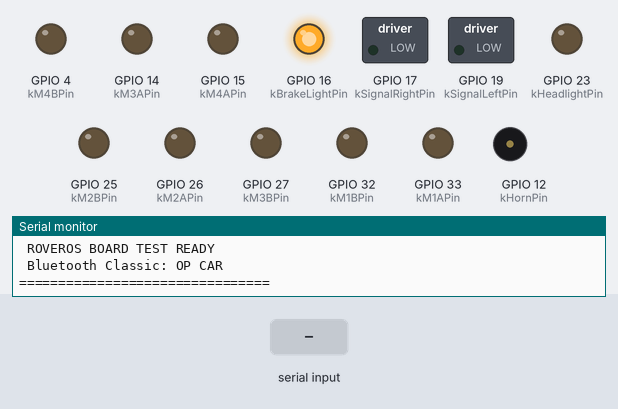
Bench run of a sketch on a simulated ESP32. Parts: switched loads named in the sketch (green lamp = pin HIGH), output pins drawn as LEDs (lit = HIGH), buzzer (waves = sounding, pin HIGH), the last lines printed to the serial monitor. Dashed ring = blinking. Inputs (shaded band) come from the test bench. Nothing arrives over Bluetooth unless stated.

Above: at 1.2 s.
1.3 s: "T\n" received over the second serial link
At 2.42 s:
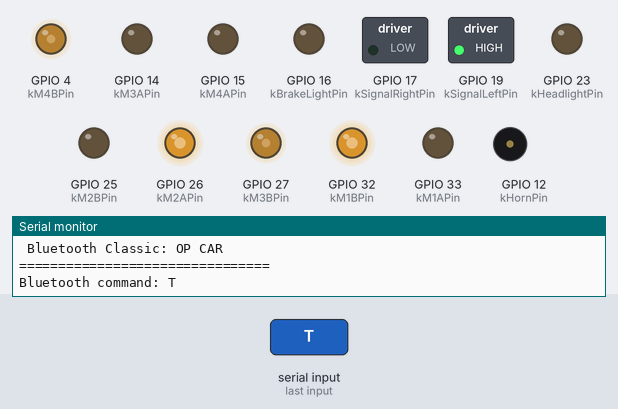
4.3 s: "U\n" received over the second serial link
At 5.42 s:
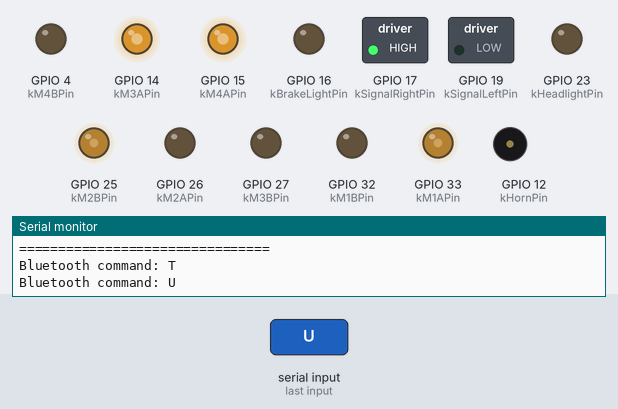
7.3 s: "P\n" received over the second serial link
At 8.42 s:
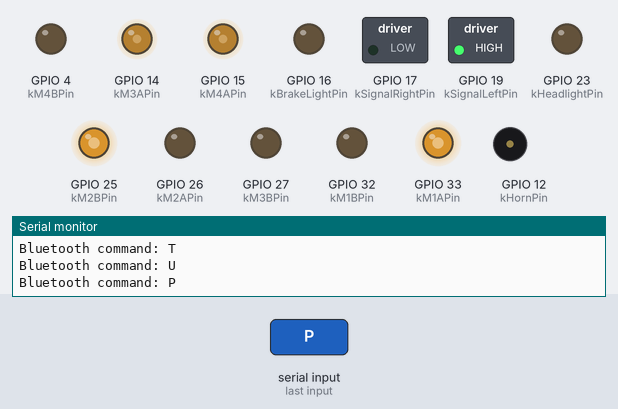
10.3 s: "q\n" received over the second serial link
At 11.42 s:
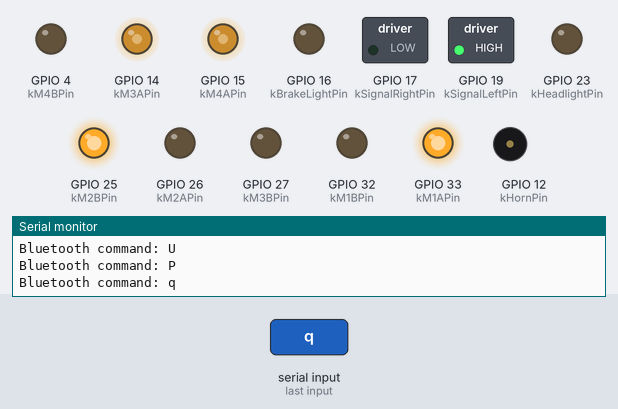
13.3 s: "90 45\n" received over the second serial link
At 13.57 s:
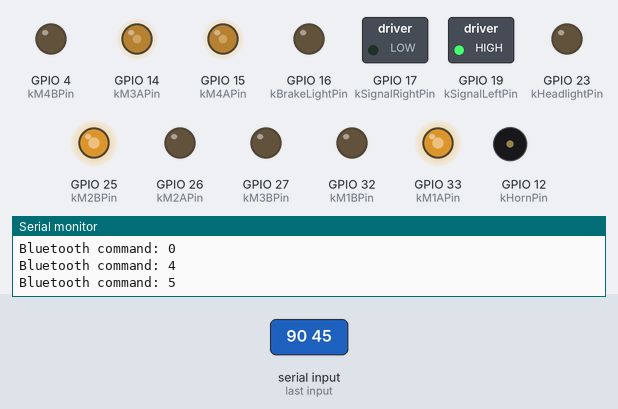
16.3 s: "A90\n" received over the second serial link
At 16.73 s:
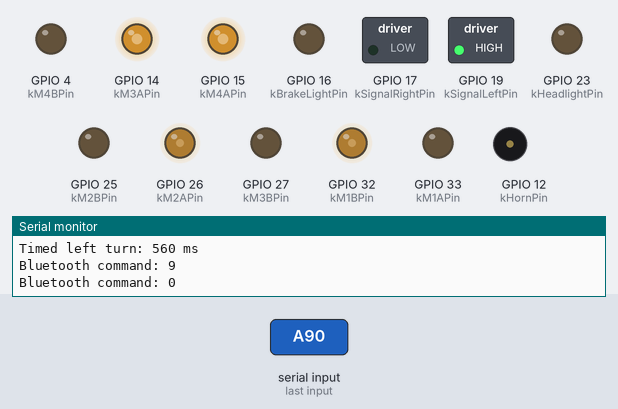
Timing chart, 0 to 19.3 s (numbered marks = the images above; inputs shaded):
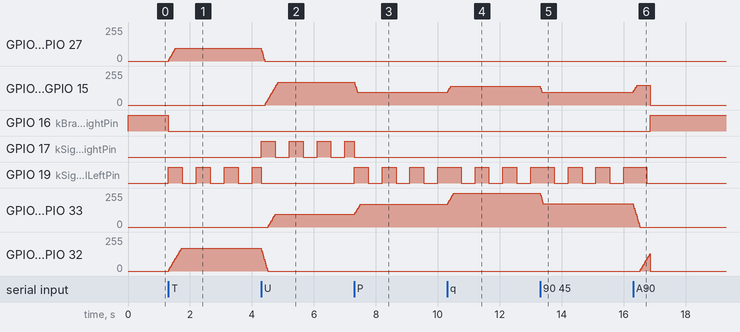

The sketch:

op_car_classic_optimized.ino
```cpp
#include "BluetoothSerial.h"

#if __has_include("esp_arduino_version.h")
#include "esp_arduino_version.h"
#endif

#ifndef ESP_ARDUINO_VERSION_MAJOR
#define ESP_ARDUINO_VERSION_MAJOR 2
#endif

BluetoothSerial SerialBT;

// -----------------------------------------------------------------------------
// User tuning
// -----------------------------------------------------------------------------

constexpr char kBluetoothName[] = "OP CAR";
constexpr uint32_t kPwmFrequency = 500;
constexpr uint8_t kPwmResolution = 8;
constexpr int kMaxPwm = 255;

// Increase only the gain for a motor that is measurably weaker. Keep each value
// between 0.80 and 1.20. M2's direction is handled separately below.
constexpr float kM1Gain = 1.00f;  // Front right
constexpr float kM2Gain = 1.00f;  // Rear right, physically reversed
constexpr float kM3Gain = 1.00f;  // Front left
constexpr float kM4Gain = 1.00f;  // Rear left

// A/D are self-stopping 90-degree pivot turns. Start with these values, measure
// the real angle once, then use: newMs = oldMs * 90 / measuredAngle.
constexpr int kTimedTurnPwm = 150;
constexpr uint32_t kLeft90TurnMs = 560;
constexpr uint32_t kRight90TurnMs = 560;

// These gains correct a side that is mechanically weaker in one direction.
constexpr float kLeftTurnRightSideGain = 1.00f;
constexpr float kLeftTurnLeftSideGain = 1.00f;
constexpr float kRightTurnRightSideGain = 1.00f;
constexpr float kRightTurnLeftSideGain = 1.00f;

constexpr float kCurveInsideRatio = 0.55f;

constexpr int kRampUpStep = 8;
constexpr int kRampDownStep = 16;
constexpr uint32_t kRampIntervalMs = 20;
constexpr uint32_t kIndicatorIntervalMs = 450;
constexpr bool kStopWhenBluetoothDisconnects = true;

// -----------------------------------------------------------------------------
// OP0148 pin map
// -----------------------------------------------------------------------------

constexpr uint8_t kSignalRightPin = 17;
constexpr uint8_t kSignalLeftPin = 19;
constexpr uint8_t kBrakeLightPin = 16;
constexpr uint8_t kHeadlightPin = 23;
constexpr uint8_t kHornPin = 12;

constexpr uint8_t kM1APin = 33;
constexpr uint8_t kM1BPin = 32;
constexpr uint8_t kM2APin = 26;
constexpr uint8_t kM2BPin = 25;
constexpr uint8_t kM3APin = 14;
constexpr uint8_t kM3BPin = 27;
constexpr uint8_t kM4APin = 15;
constexpr uint8_t kM4BPin = 4;

enum MotorIndex : uint8_t {
  kM1 = 0,
  kM2,
  kM3,
  kM4,
  kMotorCount,
};

struct MotorConfig {
  uint8_t pinA;
  uint8_t pinB;
  uint8_t channelA;
  uint8_t channelB;
  bool positiveUsesPinA;
  float gain;
};

// M2 intentionally uses the opposite positive direction. Do not swap it back.
constexpr MotorConfig kMotors[kMotorCount] = {
    {kM1APin, kM1BPin, 0, 1, false, kM1Gain},
    {kM2APin, kM2BPin, 2, 3, true, kM2Gain},
    {kM3APin, kM3BPin, 4, 5, false, kM3Gain},
    {kM4APin, kM4BPin, 6, 7, false, kM4Gain},
};

int speedCar = 170;
int currentMotor[kMotorCount] = {0, 0, 0, 0};
int targetMotor[kMotorCount] = {0, 0, 0, 0};

char activeMotionCommand = 'S';
bool headlightOn = false;
bool hornOn = false;
bool leftIndicatorOn = false;
bool rightIndicatorOn = false;
bool indicatorPhaseOn = false;
bool hadBluetoothClient = false;
bool timedTurnActive = false;

uint32_t lastRampAt = 0;
uint32_t lastIndicatorAt = 0;
uint32_t timedTurnStartedAt = 0;
uint32_t timedTurnDurationMs = 0;

int clampPwm(int value) {
  return constrain(value, -kMaxPwm, kMaxPwm);
}

int scaledPwm(int value, float gain) {
  return clampPwm(static_cast<int>(roundf(value * gain)));
}

void attachPwmPin(uint8_t pin, uint8_t channel) {
#if ESP_ARDUINO_VERSION_MAJOR >= 3
  ledcAttach(pin, kPwmFrequency, kPwmResolution);
#else
  ledcSetup(channel, kPwmFrequency, kPwmResolution);
  ledcAttachPin(pin, channel);
#endif
}

void writePwm(uint8_t pin, uint8_t channel, int duty) {
  duty = constrain(duty, 0, kMaxPwm);
#if ESP_ARDUINO_VERSION_MAJOR >= 3
  ledcWrite(pin, duty);
#else
  ledcWrite(channel, duty);
#endif
}

void writeMotor(MotorIndex index, int requestedValue) {
  const MotorConfig &motor = kMotors[index];
  const int value = scaledPwm(requestedValue, motor.gain);
  const int duty = abs(value);

  int dutyA = 0;
  int dutyB = 0;
  if (value != 0) {
    const bool useA = value > 0 ? motor.positiveUsesPinA
                                : !motor.positiveUsesPinA;
    dutyA = useA ? duty : 0;
    dutyB = useA ? 0 : duty;
  }

  writePwm(motor.pinA, motor.channelA, dutyA);
  writePwm(motor.pinB, motor.channelB, dutyB);
}

void writeAllMotors() {
  for (uint8_t i = 0; i < kMotorCount; ++i) {
    writeMotor(static_cast<MotorIndex>(i), currentMotor[i]);
  }
}

void setTargets(int m1, int m2, int m3, int m4) {
  targetMotor[kM1] = clampPwm(m1);
  targetMotor[kM2] = clampPwm(m2);
  targetMotor[kM3] = clampPwm(m3);
  targetMotor[kM4] = clampPwm(m4);
}

void setSideTargets(int right, int left) {
  setTargets(right, right, left, left);
}

bool motorsAreStopped() {
  for (uint8_t i = 0; i < kMotorCount; ++i) {
    if (currentMotor[i] != 0 || targetMotor[i] != 0) return false;
  }
  return true;
}

void updateBrakeLight() {
  digitalWrite(kBrakeLightPin, motorsAreStopped() ? HIGH : LOW);
}

void clearIndicators() {
  leftIndicatorOn = false;
  rightIndicatorOn = false;
  indicatorPhaseOn = false;
  digitalWrite(kSignalLeftPin, LOW);
  digitalWrite(kSignalRightPin, LOW);
}

void setIndicators(bool left, bool right) {
  leftIndicatorOn = left;
  rightIndicatorOn = right;
  indicatorPhaseOn = left || right;
  lastIndicatorAt = millis();
  digitalWrite(kSignalLeftPin, left ? HIGH : LOW);
  digitalWrite(kSignalRightPin, right ? HIGH : LOW);
}

void stopRobotImmediate() {
  timedTurnActive = false;
  activeMotionCommand = 'S';
  setTargets(0, 0, 0, 0);
  for (uint8_t i = 0; i < kMotorCount; ++i) currentMotor[i] = 0;
  writeAllMotors();
  clearIndicators();
  updateBrakeLight();
}

void driveForward() {
  setSideTargets(speedCar, speedCar);
  clearIndicators();
}

void driveBackward() {
  setSideTargets(-speedCar, -speedCar);
  clearIndicators();
}

void pivotLeft(int speed) {
  const int right = scaledPwm(speed, kLeftTurnRightSideGain);
  const int left = scaledPwm(-speed, kLeftTurnLeftSideGain);
  setSideTargets(right, left);
  setIndicators(true, false);
}

void pivotRight(int speed) {
  const int right = scaledPwm(-speed, kRightTurnRightSideGain);
  const int left = scaledPwm(speed, kRightTurnLeftSideGain);
  setSideTargets(right, left);
  setIndicators(false, true);
}

void startTimedTurn(char command) {
  // Some controller apps repeat a held button. Do not restart the timer when
  // the same command arrives again.
  if (timedTurnActive && activeMotionCommand == command) return;

  timedTurnActive = true;
  activeMotionCommand = command;
  timedTurnStartedAt = millis();
  timedTurnDurationMs =
      command == 'A' ? kLeft90TurnMs : kRight90TurnMs;

  if (command == 'A') {
    pivotLeft(kTimedTurnPwm);
  } else {
    pivotRight(kTimedTurnPwm);
  }

  Serial.print(command == 'A' ? "Timed left turn: " : "Timed right turn: ");
  Serial.print(timedTurnDurationMs);
  Serial.println(" ms");
}

void updateTimedTurn() {
  if (!timedTurnActive) return;
  if (millis() - timedTurnStartedAt < timedTurnDurationMs) return;

  stopRobotImmediate();
  Serial.println("Timed 90-degree turn complete");
}

void curveForwardRight() {
  const int inside = static_cast<int>(roundf(speedCar * kCurveInsideRatio));
  setSideTargets(inside, speedCar);
  setIndicators(false, true);
}

void curveForwardLeft() {
  const int inside = static_cast<int>(roundf(speedCar * kCurveInsideRatio));
  setSideTargets(speedCar, inside);
  setIndicators(true, false);
}

void curveBackwardRight() {
  const int inside = static_cast<int>(roundf(speedCar * kCurveInsideRatio));
  setSideTargets(-inside, -speedCar);
  setIndicators(false, true);
}

void curveBackwardLeft() {
  const int inside = static_cast<int>(roundf(speedCar * kCurveInsideRatio));
  setSideTargets(-speedCar, -inside);
  setIndicators(true, false);
}

void applyMotionCommand(char command) {
  if (command == 'A' || command == 'D') {
    startTimedTurn(command);
    updateBrakeLight();
    return;
  }

  timedTurnActive = false;
  activeMotionCommand = command;
  switch (command) {
    case 'W':
      driveForward();
      break;
    case 'F':
      driveBackward();
      break;
    case 'Y':
      curveForwardRight();
      break;
    case 'T':
      curveForwardLeft();
      break;
    case 'U':
      curveBackwardRight();
      break;
    case 'P':
      curveBackwardLeft();
      break;
    default:
      stopRobotImmediate();
      break;
  }
  updateBrakeLight();
}

int rampToward(int current, int target) {
  // Never reverse an H-bridge directly. First ramp to zero, then accelerate
  // in the requested direction on a later update.
  int safeTarget = target;
  if ((current > 0 && target < 0) || (current < 0 && target > 0)) {
    safeTarget = 0;
  }

  if (current == safeTarget) return current;

  const bool slowing = abs(safeTarget) < abs(current);
  const int step = slowing ? kRampDownStep : kRampUpStep;
  if (current < safeTarget) return min(current + step, safeTarget);
  return max(current - step, safeTarget);
}

void updateMotors() {
  const uint32_t now = millis();
  if (now - lastRampAt < kRampIntervalMs) return;
  lastRampAt = now;

  for (uint8_t i = 0; i < kMotorCount; ++i) {
    currentMotor[i] = rampToward(currentMotor[i], targetMotor[i]);
  }
  writeAllMotors();
  updateBrakeLight();
}

void updateIndicators() {
  const uint32_t now = millis();
  if (now - lastIndicatorAt < kIndicatorIntervalMs) return;
  lastIndicatorAt = now;
  indicatorPhaseOn = !indicatorPhaseOn;
  digitalWrite(kSignalLeftPin,
               leftIndicatorOn && indicatorPhaseOn ? HIGH : LOW);
  digitalWrite(kSignalRightPin,
               rightIndicatorOn && indicatorPhaseOn ? HIGH : LOW);
}

void setSpeedFromCommand(char command) {
  static constexpr int kSpeedLevels[] = {
      100, 115, 130, 145, 160, 175, 190, 205, 220, 235};
  speedCar = command == 'q' ? 255 : kSpeedLevels[command - '0'];

  // Make a speed-button change effective while a direction button is held.
  if (!timedTurnActive && activeMotionCommand != 'S') {
    applyMotionCommand(activeMotionCommand);
  }
}

void processCommand(char command) {
  if (command == '\r' || command == '\n' || command == ' ') return;

  Serial.print("Bluetooth command: ");
  Serial.println(command);

  if ((command >= '0' && command <= '9') || command == 'q') {
    setSpeedFromCommand(command);
    return;
  }

  switch (command) {
    case 'W':
    case 'F':
    case 'A':
    case 'D':
    case 'Y':
    case 'T':
    case 'U':
    case 'P':
      applyMotionCommand(command);
      break;
    case 'S':
    case 's':
      stopRobotImmediate();
      break;
    case 'B':
      headlightOn = true;
      digitalWrite(kHeadlightPin, HIGH);
      break;
    case 'b':
      headlightOn = false;
      digitalWrite(kHeadlightPin, LOW);
      break;
    case 'M':
      hornOn = true;
      digitalWrite(kHornPin, HIGH);
      break;
    case 'm':
      hornOn = false;
      digitalWrite(kHornPin, LOW);
      break;
    default:
      break;
  }
}

void setup() {
  Serial.begin(115200);

  pinMode(kSignalRightPin, OUTPUT);
  pinMode(kSignalLeftPin, OUTPUT);
  pinMode(kBrakeLightPin, OUTPUT);
  pinMode(kHeadlightPin, OUTPUT);
  pinMode(kHornPin, OUTPUT);

  digitalWrite(kSignalRightPin, LOW);
  digitalWrite(kSignalLeftPin, LOW);
  digitalWrite(kBrakeLightPin, HIGH);
  digitalWrite(kHeadlightPin, LOW);
  digitalWrite(kHornPin, LOW);

  for (uint8_t i = 0; i < kMotorCount; ++i) {
    attachPwmPin(kMotors[i].pinA, kMotors[i].channelA);
    attachPwmPin(kMotors[i].pinB, kMotors[i].channelB);
  }
  stopRobotImmediate();

  if (!SerialBT.begin(kBluetoothName)) {
    Serial.println("ERROR: Bluetooth Classic failed to start");
  } else {
    Serial.println();
    Serial.println("================================");
    Serial.println(" ROVEROS BOARD TEST READY");
    Serial.print(" Bluetooth Classic: ");
    Serial.println(kBluetoothName);
    Serial.println("================================");
  }
}

void loop() {
  const bool hasBluetoothClient = SerialBT.hasClient();
  if (kStopWhenBluetoothDisconnects && hadBluetoothClient &&
      !hasBluetoothClient) {
    stopRobotImmediate();
    hornOn = false;
    digitalWrite(kHornPin, LOW);
    Serial.println("Bluetooth disconnected: emergency stop");
  }
  hadBluetoothClient = hasBluetoothClient;

  while (SerialBT.available() > 0) {
    processCommand(static_cast<char>(SerialBT.read()));
  }

  updateTimedTurn();
  updateMotors();
  updateIndicators();

  // Keep latched accessories deterministic if another function changes a pin.
  digitalWrite(kHeadlightPin, headlightOn ? HIGH : LOW);
  digitalWrite(kHornPin, hornOn ? HIGH : LOW);
}
```

Measured:
- after the input at 1.3 s, GPIO 4 (kM4BPin), GPIO 27 (kM3BPin): moves from 0/255 to 94/255 over 0.22 s, starting at once; GPIO 16 (kBrakeLightPin): HIGH → LOW at once; GPIO 19 (kSignalLeftPin): alternates HIGH for 0.45 s and LOW for 0.45 s, starting at once; GPIO 26 (kM2APin), GPIO 32 (kM1BPin): moves from 0/255 to 169/255 over 0.42 s, starting at once
- after the input at 4.3 s, GPIO 4 (kM4BPin): 94/255 → 0/255 at once; GPIO 14 (kM3APin): moves from 0/255 to 169/255 over 0.42 s, starting after 0.13 s
- after the input at 7.3 s, GPIO 14 (kM3APin), GPIO 15 (kM4APin): 169/255 → 94/255 at once; GPIO 19 (kSignalLeftPin): alternates HIGH for 0.45 s and LOW for 0.45 s, starting at once; GPIO 25 (kM2BPin), GPIO 33 (kM1APin): moves from 94/255 to 169/255 over 0.18 s, starting at once
- after the input at 10.3 s, GPIO 14 (kM3APin), GPIO 15 (kM4APin): 94/255 → 139/255 at once; GPIO 25 (kM2BPin), GPIO 33 (kM1APin): moves from 169/255 to 255/255 over 0.20 s, starting at once
- after the input at 13.3 s, GPIO 14 (kM3APin), GPIO 15 (kM4APin): 139/255 → 96/255 at once; GPIO 25 (kM2BPin), GPIO 33 (kM1APin): 255/255 → 174/255 at once
- after the input at 16.3 s, GPIO 14 (kM3APin), GPIO 15 (kM4APin): 96/255 → 149/255 at once, → 0/255 0.55 s later
